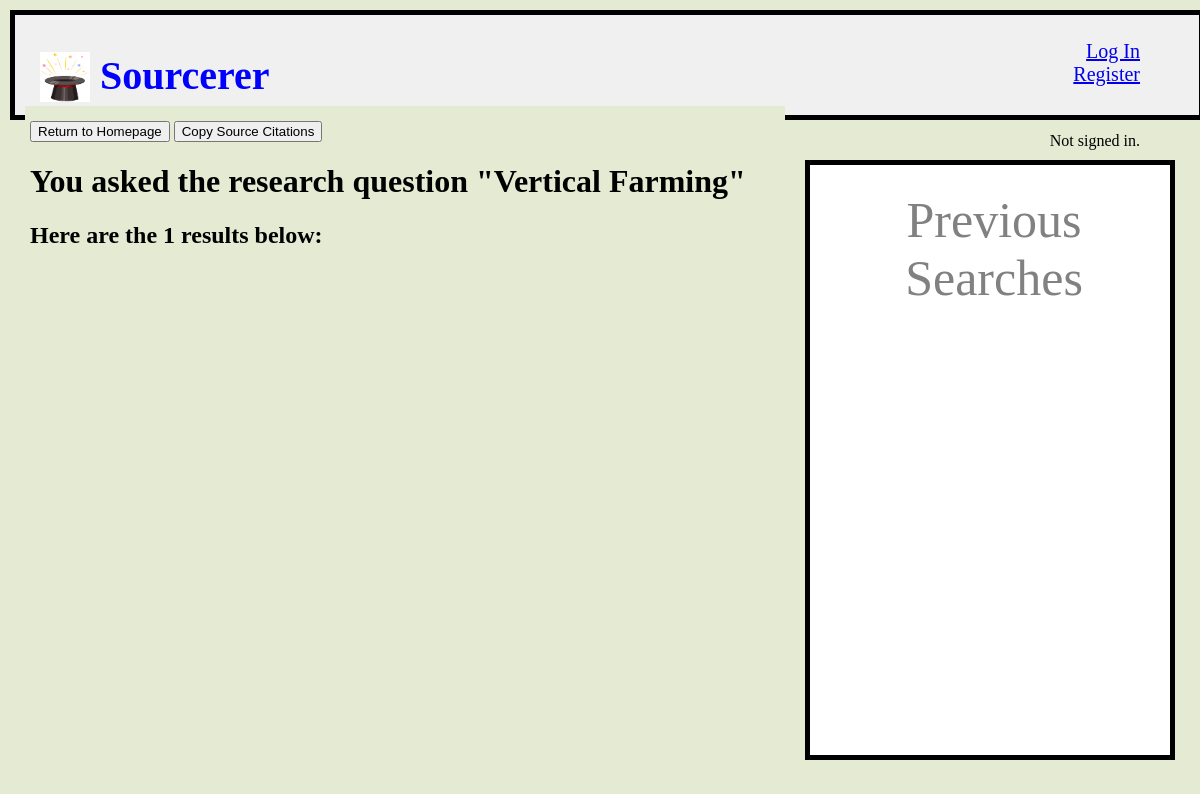
Before: /results/1 with the older database file.
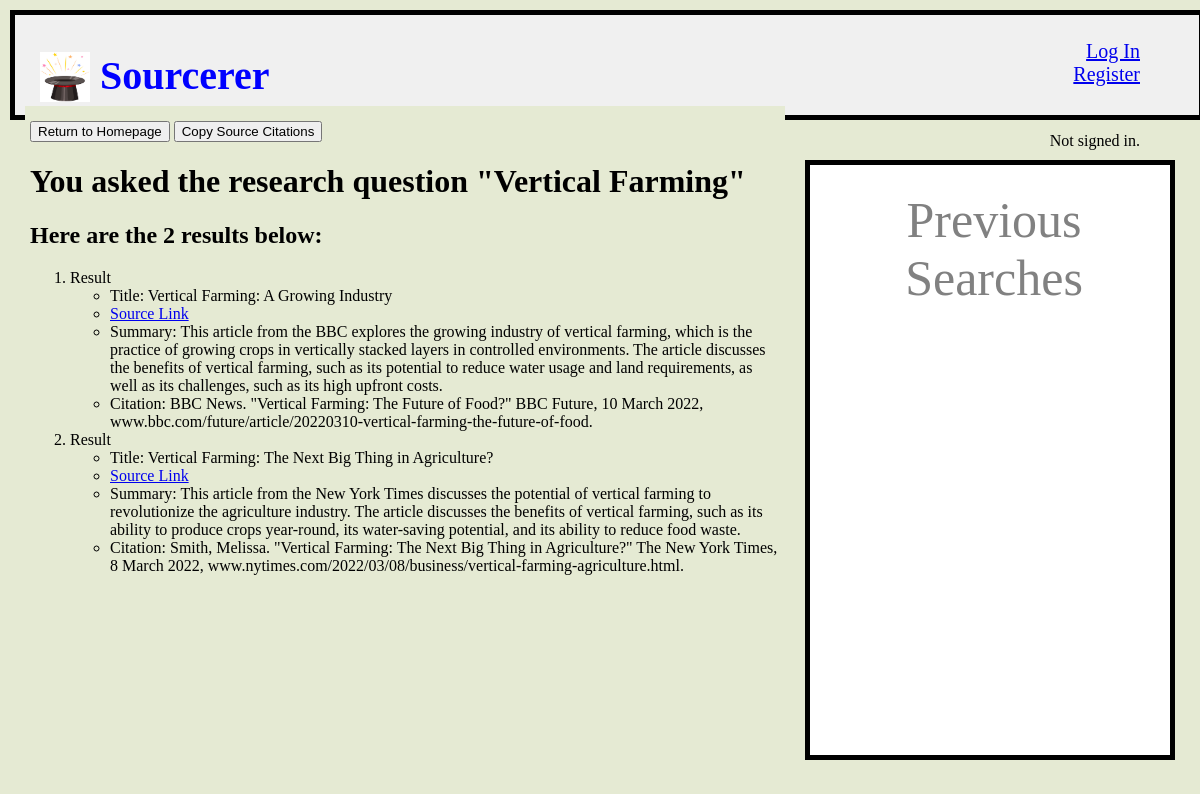
After: the same page with the newer database file.
### sourcing/models.py (models this page shows)
class Search(models.Model):
    user = models.ForeignKey(User, on_delete=models.CASCADE)
    searchID = models.AutoField(primary_key=True)
    topic = models.TextField(max_length=255)
    numSources = models.IntegerField()
    citationFormat = models.CharField(max_length=3)
    searchDate = models.TextField()
    results = models.ManyToManyField(Result)

class Result(models.Model):
    sourceCompany = models.TextField()
    sourceURL = models.URLField()
    summary = models.TextField()
    citation = models.TextField()

### sourcing/views.py (the view)
# urls.py: path("results/<int:searchID>", views.results, name="results"),
def results(request, searchID):
    search = Search.objects.get(pk=searchID)
    results = search.results.all()
    if request.user.is_authenticated:
        searches = request.user.savedSearches.all().order_by('-searchDate')[:3]
        return render(request, "sourcing/homepage.html", {
            "search": search,
            "sidebarSearch": searches,
            "results": results,
            "copy": False
        })
    else:
        return render(request, "sourcing/results.html", {
            "search": search,
            "results": results,
            "copy": False
        })

### sourcing/templates/sourcing/results.html (shortened to what this page needs)
{% extends "sourcing/layout.html" %}
{% block body %}
    <a href="{% url 'homepage' %}"><button>Return to Homepage</button></a>
    {% if copy %}
        <a href="{% url 'citations' search.searchID %}" style="background:#3630a3;color:white;" onclick="alert('Sources copied to clipboard.')"><button>Copy Source Citations</button></a>
    {% else %}
        <a href="{% url 'citations' search.searchID %}"><button>Copy Source Citations</button></a>
    {% endif %}
    <h1>You asked the research question "{{ search.topic }}"</h1>
    <h2>Here are the {{ search.numSources }} results below:</h2>
    <ol>
        {% for result in results %}
        <li>Result
            <ul>
                <li>{{ result.sourceCompany }}</li>
                <li><a href="{{ result.sourceURL }}" target="_blank">Source Link</a></li>
                <li>{{ result.summary }}</li>
                <li>{{ result.citation }}</li>
            </ul>
        </li>
        {% endfor %}
    </ol>
{% endblock %}

### sourcing/templates/sourcing/layout.html (shortened to what this page needs)
{% load static %}
<!DOCTYPE html>
<html lang="en">
    <head>
        <link href="{% static 'sourcing/styles.css' %}" rel="stylesheet">
    </head>
    <body>
        <div class="nav">
            <div class="title">
                <img src="{% static 'sourcing/magic-hat.jpg' %}" width="50" height="50">
                <h1 id="title">Sourcerer</h1>
            </div>
            <div>
                <div class="nav-item" id="sign-in-status">
                    {% if user.is_authenticated %}
                        <p id="username_status">Signed in as <strong>{{ user.username }}</strong>.</p>
                    {% else %}
                        <p>Not signed in.</p>
                    {% endif %}
                </div>
                {% if user.is_authenticated %}
                    <div class="nav-item">
                        <a class="nav-link" href="{% url 'logout' %}">Log Out</a>
                        <p></p>
                        <a class="nav-link" href="{% url 'savedSearches' user %}">Your Previous Searches</a>
                    </div>
                {% else %}
                    <div class="nav-item">
                        <a class="nav-link" href="{% url 'login' %}">Log In</a>
                        <a class="nav-link" href="{% url 'register' %}">Register</a>
                    </div>
                {% endif %}
            </div>
        </div>
        <div class="page-content">
            {% block body %}
            {% endblock %}
        </div>
        <div class="sidenav">
            <a>Previous Searches</a>
        </div>
    </body>
</html>

### sourcing/static/sourcing/styles.css (style rules this page uses)
body { margin: 0; background-color: #e5ead3; padding: 10px; }
.page-content { position: fixed; background-color: #e5ead3; margin: 15px; margin-top: 8%; padding: 5px; padding-top: 15px; width: 62.5%; height: 80%; align-items: center; overflow-y: scroll; }
.title { position: relative; text-align: left; color: blue; padding-left: 15px; font-size: 20px; }
.title img { float: left; position: relative; padding-right: 10px; }
.nav { background-color: #f0f0f0; height: 10vh; width: 97%; padding: 10px; text-align: left; border: 5px solid black; float: right; position: fixed; }
.nav-item { position: fixed; text-align: center; float: right; right: 5%; top: 5%; }
#sign-in-status { text-align: right; right: 5%; top: 14.5%; }
.nav-link { position: relative; text-align: center; float: right; font-size: 20px; }
.sidenav { width: 30%; position: fixed; z-index: 1; top: 20%; right: 25px; bottom: 5%; background-color: #ffffff; overflow-x: hidden; padding-top: 20px; border: 5px solid black; }
.sidenav a { padding: 6px 8px 6px 16px; text-decoration: none; font-size: 50px; color: #818181; display: block; text-align: center; }

Changed rows visible on the page:
changed Search "Vertical Farming": numSources "1" → "2"
now on this page (row edited): Result: sourceCompany "Title: Vertical Farming: A Growing Industry", summary "Summary: This article from the BBC explores the growing industry of vertical farming, which is the practice of growing crops in vertically stacked layers in controlled environments. The article discusses the benefits of vertical farming, such as its potential to reduce water usage and land requirements, as well as its challenges, such as its high upfront costs.", citation "Citation: BBC News. \"Vertical Farming: The Future of Food?\" BBC Future, 10 March 2022, www.bbc.com/future/article/20220310-vertical-farming-the-future-of-food."
now on this page (row edited): Result: sourceCompany "Title: Vertical Farming: The Next Big Thing in Agriculture?", summary "Summary: This article from the New York Times discusses the potential of vertical farming to revolutionize the agriculture industry. The article discusses the benefits of vertical farming, such as its ability to produce crops year-round, its water-saving potential, and its ability to reduce food waste.", citation "Citation: Smith, Melissa. \"Vertical Farming: The Next Big Thing in Agriculture?\" The New York Times, 8 March 2022, www.nytimes.com/2022/03/08/business/vertical-farming-agriculture.html."
